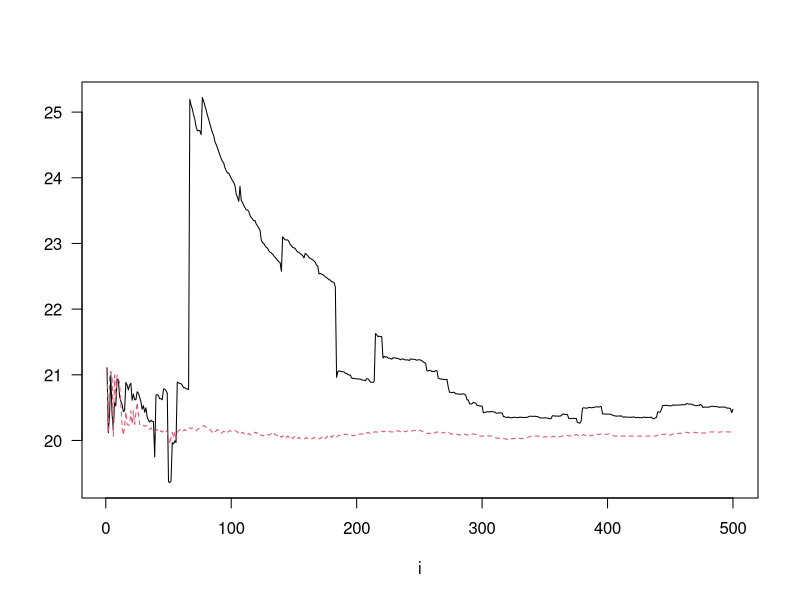
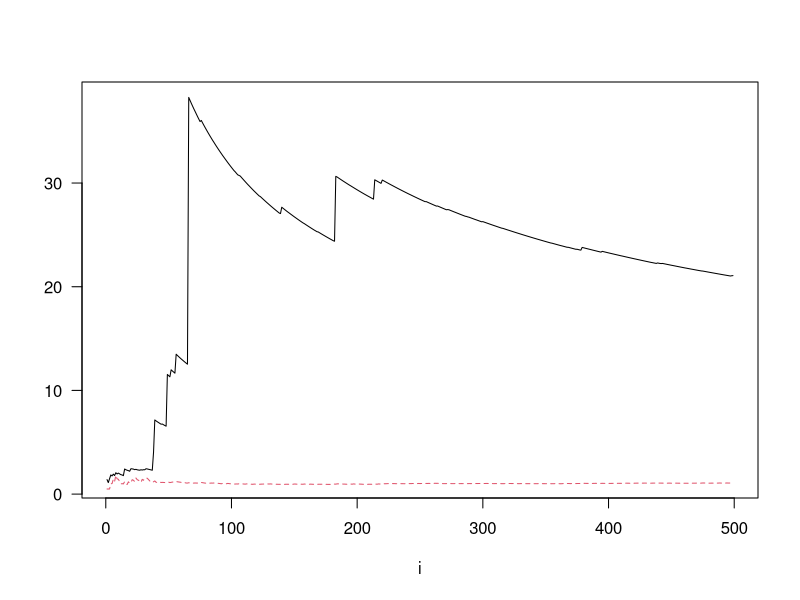

Write the R code that produced these figures, in order.
N = 500; a = 20; d = 1
n = 1:N
X = rcauchy(N, a, d)

# a)
M = cumsum(X) / n
mediany = c()
for (i in 1:N) mediany[i] = median(X[1:i])

plot(M, type = 'l', xlab = 'i', ylab = ' ', las = 1)
lines(mediany, lty = 2, col = 2)

# b)
odchylenia_std = c(); rozstepy = c()

for (i in 2:N){
  odchylenia_std[i-1] = sd(X[1:i])
  rozstepy[i-1] = IQR(X[1:i]) / 2
}
plot(odchylenia_std, type = 'l', xlab = 'i', ylab = ' ', las = 1)
lines(rozstepy, lty = 2, col = 2)
